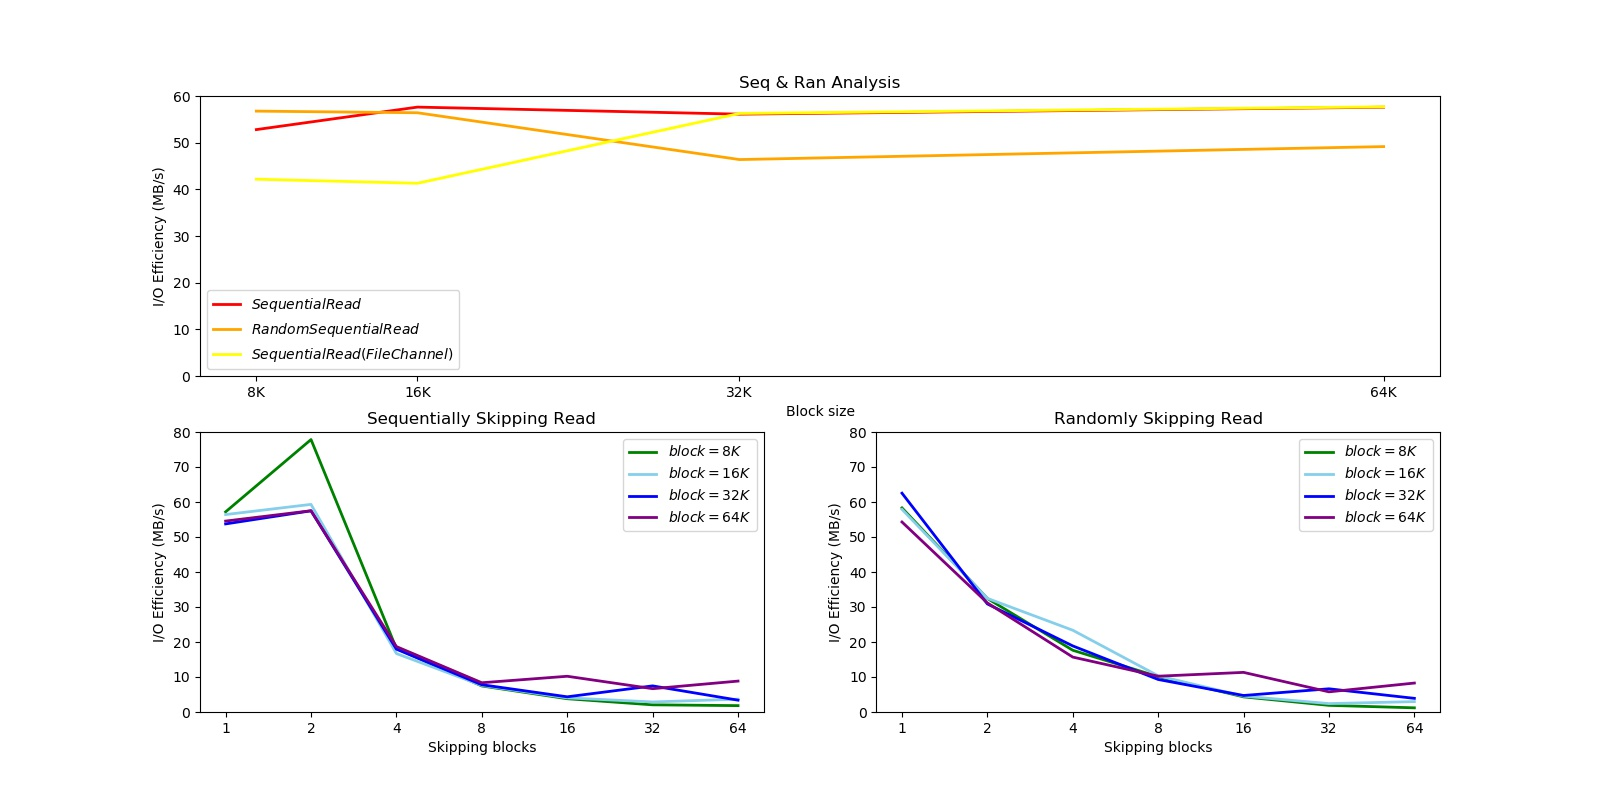

Source code (Python):
#-*- coding: utf-8 -*-
import numpy as np
import matplotlib.pyplot as plt

#y4 = [0.13, 13.25, 255.82, 1044.61, 5454.00]
#y5 = [0.00, 0.08, 0.46, 0.94, 1.54]
#y6 = [0.00, 0.06, 0.39, 0.77, 1.17]
#y7 = [0.210, 20.77, 467.24, 1467.08, 10031.41]
#y8 = [0.10, 12.36, 284.74, 637.93, 4312.36]
plt.figure(figsize=(16, 8))
#plt.xlim(0, 70)
plt.subplot(211)
plt.title("Seq & Ran Analysis")
x1 = [8, 16, 32, 64]
y11 = [52.80, 57.62, 56.11, 57.60]
y12 = [56.76, 56.41, 46.38, 49.16]
y13 = [42.17, 41.30, 56.26, 57.68]
plt.ylim(0, 60)
plt.xlabel("Block size")
plt.ylabel("I/O Efficiency (MB/s)")
plt.plot(x1, y11, label="$Sequential Read$", color="red", linewidth=2)
plt.plot(x1, y12, label="$Random Sequential Read$", color="orange", linewidth=2)
plt.plot(x1, y13, label="$Sequential Read (FileChannel)$", color="yellow", linewidth=2)
group_labels = ['8K', '16K', '32K', '64K']
plt.xticks(x1, group_labels, rotation=0)
plt.legend()    #显示图示

plt.subplot(223)
plt.title("Sequentially Skipping Read")
x2 = [1, 2, 3, 4, 5, 6, 7]
y21 = [57.19, 77.84, 18.12, 7.44, 3.79, 2.05, 1.82]
y22 = [56.41, 59.32, 16.70, 7.60, 4.04, 2.87, 3.67]
y23 = [53.74, 57.48, 17.95, 7.79, 4.34, 7.46, 3.38]
y24 = [54.55, 57.50, 18.69, 8.36, 10.21, 6.66, 8.83]
plt.ylim(0, 80)
plt.xlabel("Skipping blocks")
plt.ylabel("I/O Efficiency (MB/s)")
group_labels = ['1', '2', '4', '8', '16', '32', '64']
plt.xticks(x2, group_labels, rotation=0)
plt.plot(x2, y21, label="$block=8K$", color="green", linewidth=2)
plt.plot(x2, y22, label="$block=16K$", color="skyblue", linewidth=2)
plt.plot(x2, y23, label="$block=32K$", color="blue", linewidth=2)
plt.plot(x2, y24, label="$block=64K$", color="purple", linewidth=2)
plt.legend()    #显示图示

plt.subplot(224)
plt.title("Randomly Skipping Read")
x3 = [1, 2, 3, 4, 5, 6, 7]
y31 = [58.31, 32.43 ,17.64 ,10.11 ,4.32, 1.90 ,1.19]
y32 = [57.90, 32.47, 23.36, 10.34, 4.53, 2.40, 2.97]
y33 = [62.52, 30.87, 18.88, 9.29, 4.72, 6.63, 3.90]
y34 = [54.29, 31.16, 15.69, 10.23, 11.32, 5.76, 8.27]
plt.ylim(0, 80)
plt.xlabel("Skipping blocks")
plt.ylabel("I/O Efficiency (MB/s)")
group_labels = ['1', '2', '4', '8', '16', '32', '64']
plt.xticks(x3, group_labels, rotation=0)
plt.plot(x3, y31, label="$block=8K$", color="green", linewidth=2)
plt.plot(x3, y32, label="$block=16K$", color="skyblue", linewidth=2)
plt.plot(x3, y33, label="$block=32K$", color="blue", linewidth=2)
plt.plot(x3, y34, label="$block=64K$", color="purple", linewidth=2)
plt.legend()    #显示图示



plt.savefig("plot.jpg")
plt.show()
